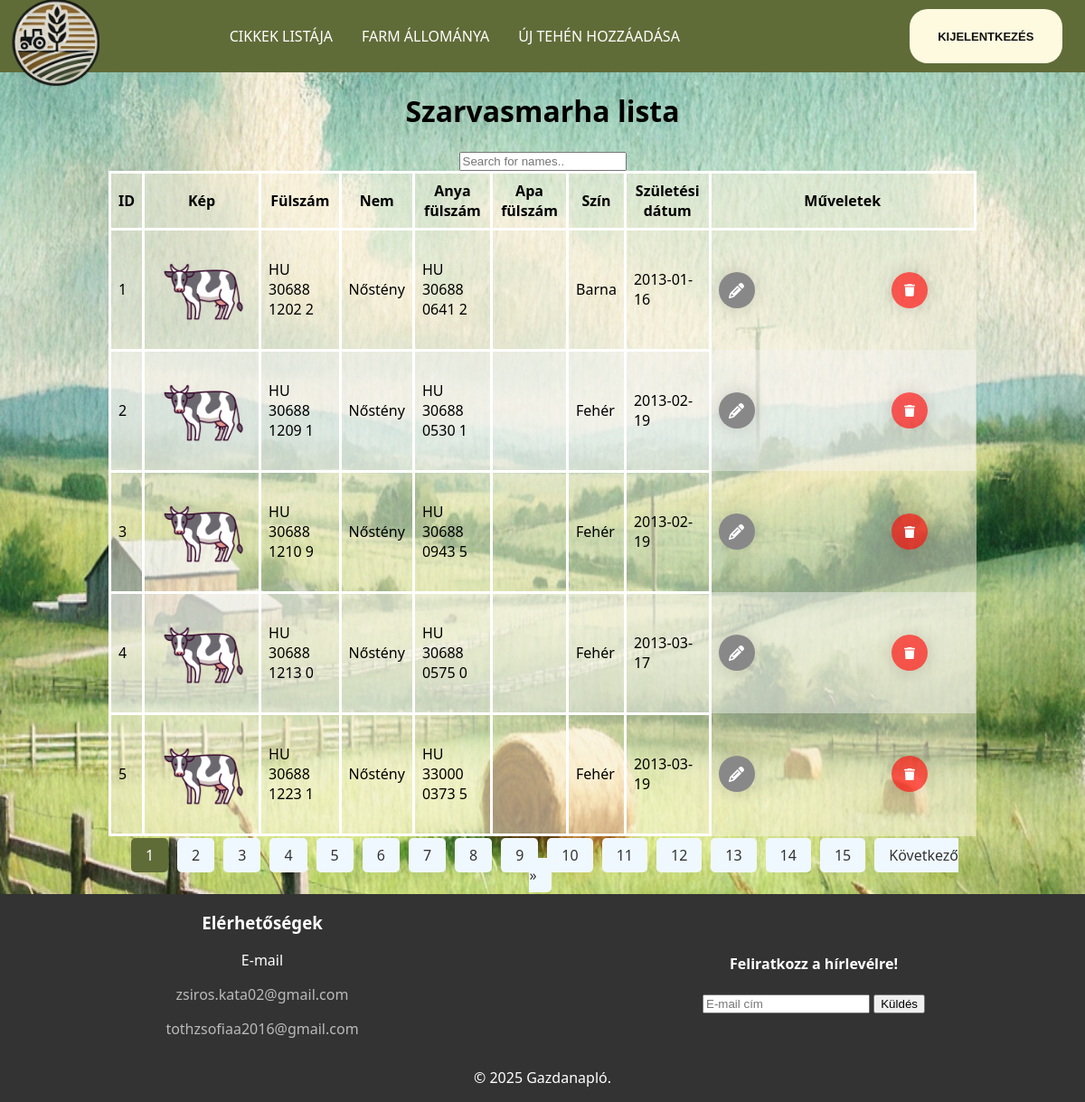
Page /admin/farm_states.php (signed in) on the committed database.
### tables this page shows
CREATE TABLE `cows` (
  `id` int(11) NOT NULL,
  `ear_tag` varchar(255) DEFAULT NULL,
  `gender` tinyint(1) DEFAULT NULL,
  `color_id` int(11) DEFAULT NULL,
  `birthdate` date DEFAULT NULL,
  `death_date` date DEFAULT NULL,
  `mother_ear_tag` varchar(255) DEFAULT NULL,
  `father_ear_tag` varchar(255) DEFAULT NULL,
  `picture` varchar(255) DEFAULT NULL
);

### admin/farm_states.php (the view, shortened to what this page needs)
<?php
require '../connect.php';
$records_per_page = 5;
$page = isset($_GET['page']) && is_numeric($_GET['page']) ? (int)$_GET['page'] : 1;
$offset = ($page - 1) * $records_per_page;
$total_records_query = "SELECT COUNT(*) AS total FROM cows";
$total_result = $dbconn->query($total_records_query);
$total_records = $total_result->fetch_assoc()['total'];
$total_pages = ceil($total_records / $records_per_page);
$sql = "SELECT
            cows.id AS cow_id,
            cows.ear_tag,
            cows.gender,
            cows.mother_ear_tag,
            cows.father_ear_tag,
            colors.colors AS color,
            cows.birthdate,
            cows.picture
        FROM cows
        LEFT JOIN colors ON cows.color_id = colors.id
        ORDER BY cows.id
        LIMIT $records_per_page OFFSET $offset";
$result = $dbconn->query($sql);
?>
<!DOCTYPE html>
<html lang="hu">
 <?php
    include '../main/head.php';
?>
<body>
    <?php include '../main/nav.php'; ?>
    <main>
        <h1>Szarvasmarha lista</h1>
        <input type="text" id="myInput" onkeyup="myFunction()" placeholder="Search for names.." title="Type in a name">
        <?php
        if ($result->num_rows > 0) {
            echo "<table id='myTable'>
                    <thead>
                        <tr>
                            <th>ID</th>
                            <th>Kép</th>
                            <th>Fülszám</th>
                            <th>Nem</th>
                            <th>Anya fülszám</th>
                            <th>Apa fülszám</th>
                            <th>Szín</th>
                            <th>Születési dátum</th>
                            <th colspan='2'>Műveletek</th>
                        </tr>
                    </thead>
                    <tbody>";
            while ($row = $result->fetch_assoc()) {
                $color = $row['color'] ?? 'N/A';
                if ($row['gender'] == 1) {
                    $gender = "Hím";
                } else {
                    $gender = "Nőstény";
                }
                $picture = !empty($row['picture']) ? htmlspecialchars($row['picture']) : '../cowPicture/nopicture.jpg';
                echo "<tr>
                        <td>" . htmlspecialchars($row['cow_id']) . "</td>
                        <td><img src='" . $picture . "' alt='Tehén Kép'></td>
                        <td>" . htmlspecialchars($row['ear_tag']) . "</td>
                        <td>" . htmlspecialchars($gender) . "</td>
                        <td>" . htmlspecialchars($row['mother_ear_tag']) . "</td>
                        <td>" . htmlspecialchars($row['father_ear_tag']) . "</td>
                        <td class='color'>" . htmlspecialchars($color) . "</td>
                        <td>" . htmlspecialchars($row['birthdate']) . "</td>
                        </td>
                        <td class='btn-update borderRight'>
                            <a href='edit_cow.php?id=" . urlencode($row['cow_id']) . "'>
                                <button class='edit-button'>
                                    <svg class='edit-svgIcon' viewBox='0 0 512 512'>
                                        <path d='M410.3 231l11.3-11.3-33.9-33.9-62.1-62.1L291.7 89.8l-11.3 11.3-22.6 22.6L58.6 322.9c-10.4 10.4-18 23.3-22.2 37.4L1 480.7c-2.5 8.4-.2 17.5 6.1 23.7s15.3 8.5 23.7 6.1l120.3-35.4c14.1-4.2 27-11.8 37.4-22.2L387.7 253.7 410.3 231zM160 399.4l-9.1 22.7c-4 3.1-8.5 5.4-13.3 6.9L59.4 452l23-78.1c1.4-4.9 3.8-9.4 6.9-13.3l22.7-9.1v32c0 8.8 7.2 16 16 16h32zM362.7 18.7L348.3 33.2 325.7 55.8 314.3 67.1l33.9 33.9 62.1 62.1 33.9 33.9 11.3-11.3 22.6-22.6 14.5-14.5c25-25 25-65.5 0-90.5L453.3 18.7c-25-25-65.5-25-90.5 0zm-47.4 168l-144 144c-6.2 6.2-16.4 6.2-22.6 0s-6.2-16.4 0-22.6l144-144c6.2-6.2 16.4-6.2 22.6 0s6.2 16.4 0 22.6z'></path>
                                    </svg>
                                </button>
                            </a>
                        </td>
                        <td class='btn-update borderRight'>
                            <a href='delete_cow.php?id=" . urlencode($row['cow_id']) . "'>
                                <button class='deleteButton'>
                                    <svg viewBox='0 0 448 512' class='svgIcon'><path d='M135.2 17.7L128 32H32C14.3 32 0 46.3 0 64S14.3 96 32 96H416c17.7 0 32-14.3 32-32s-14.3-32-32-32H320l-7.2-14.3C307.4 6.8 296.3 0 284.2 0H163.8c-12.1 0-23.2 6.8-28.6 17.7zM416 128H32L53.2 467c1.6 25.3 22.6 45 47.9 45H346.9c25.3 0 46.3-19.7 47.9-45L416 128z'></path></svg>
                                </button>
                            </a>
                        </td>
                    </tr>";
            }
            echo "</tbody></table>";
            echo "<div class='pagination'>";
            for ($i = 1; $i <= $total_pages; $i++) {
                echo "<a href='?page=$i'" . ($i === $page ? " class='active'" : "") . ">$i</a>";
            }
            if ($page < $total_pages) {
                echo "<a href='?page=" . ($page + 1) . "'>Következő &raquo;</a>";
            }
            echo "</div>";
        } else {
            echo "<p>Nincs adat a táblázatban.</p>";
        }
        ?>
    </main>
    <footer>
        <?php include '../main/footer.php'; ?>
    </footer>
</body>
</html>

### css/footer.css (style rules this page uses)
html, body { height: 100%; margin: 0; display: flex; flex-direction: column; }
main { flex: 1; }
footer { width: 100%; background-color: #333; color: white; text-align: center; }

### css/nav.css (style rules this page uses)
body { font-family: system-ui, -apple-system, BlinkMacSystemFont, 'Segoe UI', Roboto, Oxygen, Ubuntu, Cantarell, 'Open Sans', 'Helvetica Neue', sans-serif; background-color: #fefae0; }
main { transition: margin-top 0.3s ease-in-out; }

### css/pages/farmSate.css (style rules this page uses)
body { background-image: url('../../cowPicture/bg.png'); background-repeat: no-repeat; background-position: center; background-size: 100% 100%; background-color: #638245 !important; padding: 0; }
main { width: 80%; text-align: center; margin: auto; padding: 0; }
.btn-update { width: 130px; }
.borderRight { border: none; }
.borderRight a { text-decoration: none; }
.deleteButton { margin: auto; justify-items: center; width: 40px; height: 40px; border-radius: 50%; background-color: rgba(255, 0, 0, 0.637); border: none; font-weight: 600; display: flex; align-items: center; justify-content: center; box-shadow: 0px 0px 20px rgba(0, 0, 0, 0.164); cursor: pointer; transition-duration: .3s; overflow: hidden; position: relative; }
.svgIcon { width: 12px; transition-duration: .3s; }
.deleteButton::before { position: absolute; top: -20px; content: "Törlés"; color: white; transition-duration: .3s; font-size: 2px; }
.edit-button { width: 40px; height: 40px; border-radius: 50%; background-color: rgb(136, 136, 136); border: none; font-weight: 600; display: flex; align-items: center; justify-content: center; box-shadow: 0px 0px 20px rgba(0, 0, 0, 0.164); cursor: pointer; transition-duration: 0.3s; overflow: hidden; position: relative; text-decoration: none !important; }
.edit-svgIcon { width: 17px; transition-duration: 0.3s; }
.edit-button::before { display: none; content: "Módosítás"; color: white; text-decoration: none; transition-duration: 0.3s; font-size: 2px; }
.pagination { margin: 10px; }
.pagination a { background-color: aliceblue; padding: 0 10px; color: #333; margin: 0 5px; padding: 8px 16px; text-decoration: none; border-radius: 5px; }
.pagination a.active { background-color: #606c38; color: white; border-radius: 5px; }

### css/table.css (style rules this page uses)
table { border-collapse: collapse; background-color:rgba(250, 243, 224, 0.5); width: 100%; }
table th, table td { padding: 8px; text-align: left; border: 3px solid #fff; }
img { max-width: 125px; max-height: 110px; }
table th { text-align: center; }
table tr:nth-child(even) { background-color: #f2f2f277; }

### rows in the picture
cows: id "1", ear_tag "HU 30688 1202 2", gender "Nőstény", mother_ear_tag "HU 30688 0641 2", birthdate "2013-01-16"
cows: id "2", ear_tag "HU 30688 1209 1", gender "Nőstény", mother_ear_tag "HU 30688 0530 1", birthdate "2013-02-19"
cows: id "3", ear_tag "HU 30688 1210 9", gender "Nőstény", mother_ear_tag "HU 30688 0943 5", birthdate "2013-02-19"
cows: id "4", ear_tag "HU 30688 1213 0", gender "Nőstény", mother_ear_tag "HU 30688 0575 0", birthdate "2013-03-17"
cows: id "5", ear_tag "HU 30688 1223 1", gender "Nőstény", mother_ear_tag "HU 33000 0373 5", birthdate "2013-03-19"
